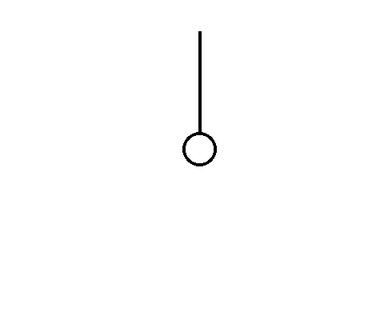
#> input picture recipes/66-technical-schematic-recognition/assets/crop-t03.png, 384 x 320 px; its folder holds only this picture in this run
$ python -i helpers.py   (imports and definitions only)
#> lines starting #> are read from the running program, lines starting #| are printed output that depends on the picture; after the words box and inside, x2 and y2 are one past the last pixel; in counts of white or black regions, pixels touching at a corner belong together
#> further down, picture is the input picture: PIL image 384x320 RGB; min 0, max 255, mean 253.7
"""A bounded diagram legend, request construction and local annotation policy."""

import math
from dataclasses import dataclass
from pathlib import Path
from typing import Any

from PIL import Image, ImageOps

from jev_cookbook import Choice, replay_key
from jev_cookbook.simulation import ActionLog, BudgetExceeded, ReviewQueue
from jev_cookbook.vision import image_asset, image_reference

SYMBOLS = ("resistor", "capacitor", "terminal", "open_switch", "junction", "crossing")
OPTIONS = (*SYMBOLS, "none", "uncertain")
REVIEW = "review"
LEGEND = {
    "resistor": "One complete zigzag body between two collinear leads; no rectangle variant.",
    "capacitor": "Two separate equal straight parallel plates, each with an outward central lead.",
    "terminal": "One hollow circle terminating a single lead; no second contact or blade.",
    "open_switch": "Two hollow contacts with an oblique blade hinged at one, visibly short of the other.",
    "junction": "Two crossing straight wires with a filled circular dot wider than the wires at their intersection.",
    "crossing": "Two straight crossing wires with no dot and no bridge. In THIS legend this means unconnected.",
    "none": "The visible crop is complete and clear, but contains no listed symbol, including blank paper.",
    "uncertain": "A defining part is cut off or obscured, or multiple symbols compete; do not guess the hidden part.",
}


# [27 lines left out: functions build_state, build_questions, not called in this run]


@dataclass(frozen=True)
class Outcome:
    outcome: str
    label: str | None
    reason: str


# [40 lines left out: functions classify, annotate, not called in this run]


class RequestSession:
    """One request per distinct crop/question, with a hard local cap and no automatic retries."""

    # [19 lines left out: functions __init__, decide, not called in this run]


def ink_mask(image: Image.Image) -> frozenset[int]:
    """Tight ink bounds, uniform scaling and padding to a 96 by 96 comparison grid."""
    binary = image.convert("L").point(lambda value: 255 if value < 140 else 0)
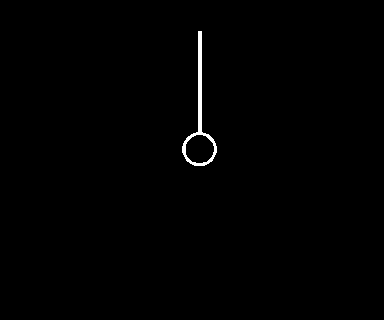
#> binary: PIL image 384x320 L; 0.58% white; 1 white region, box (x1, y1, x2, y2) and area: (182, 31, 217, 166) 711
    bounds = binary.getbbox()
#> bounds = (182, 31, 217, 166)
    if bounds is None:
        return frozenset()
    fitted = ImageOps.contain(binary.crop(bounds), (88, 88), Image.Resampling.BOX)
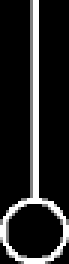
#> fitted: PIL image 23x88 L (shown 3 times larger); min 0, max 255, mean 37.7
    canvas = Image.new("L", (96, 96), 0)
#> canvas: PIL image 96x96 L; every value is 0
    canvas.paste(fitted, ((96 - fitted.width) // 2, (96 - fitted.height) // 2))
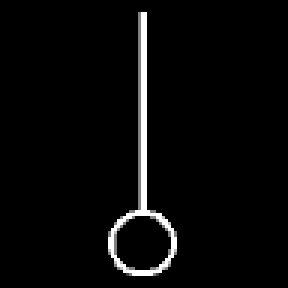
#> canvas: PIL image 96x96 L (shown 3 times larger); min 0, max 255, mean 8.3
#> (the run stopped early here; a loop or call above may not have finished)

$ run again, on recipes/66-technical-schematic-recognition/assets/crop-t08.png
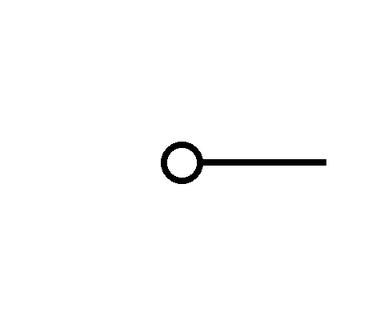
#> input picture recipes/66-technical-schematic-recognition/assets/crop-t08.png, 384 x 320 px
#> picture is the input picture: PIL image 384x320 RGB; min 0, max 255, mean 251.9
#> in ink_mask, `binary = image.convert("L").point(lambda value: 255 if value < 140 els..`:
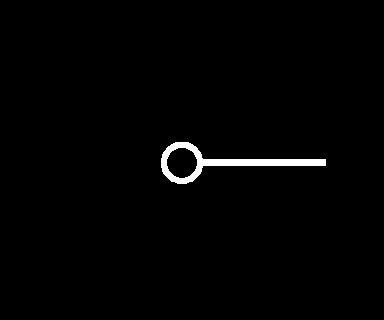
#> binary: PIL image 384x320 L; 1.3% white; 1 white region, box (x1, y1, x2, y2) and area: (161, 142, 326, 184) 1581
#> bounds = (161, 142, 326, 184)
#> in ink_mask, `canvas.paste(fitted, ((96 - fitted.width) // 2, (96 - fitted.height) /..`:
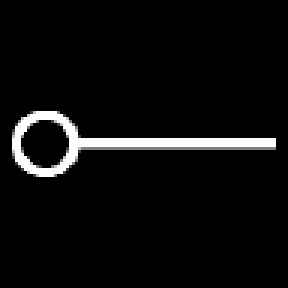
#> canvas: PIL image 96x96 L (shown 3 times larger); min 0, max 255, mean 12

$ run again, on recipes/66-technical-schematic-recognition/assets/crop-t11.png
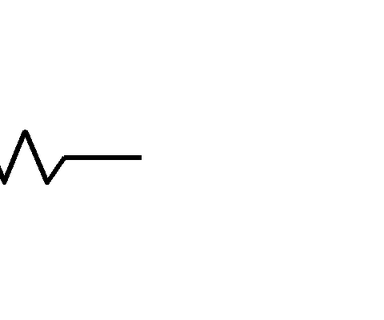
#> input picture recipes/66-technical-schematic-recognition/assets/crop-t11.png, 384 x 320 px
#> picture is the input picture: PIL image 384x320 RGB; min 0, max 255, mean 252.7
#> in ink_mask, `binary = image.convert("L").point(lambda value: 255 if value < 140 els..`:
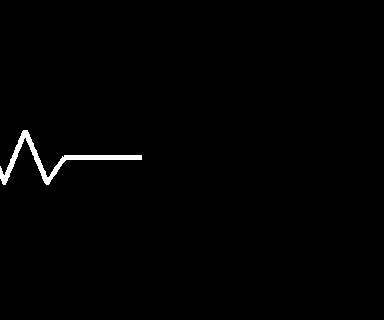
#> binary: PIL image 384x320 L; 0.92% white; 1 white region, box (x1, y1, x2, y2) and area: (0, 130, 142, 185) 1132
#> bounds = (0, 130, 142, 185)
#> in ink_mask, `canvas.paste(fitted, ((96 - fitted.width) // 2, (96 - fitted.height) /..`:
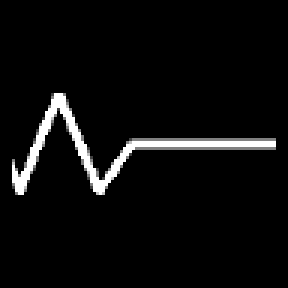
#> canvas: PIL image 96x96 L (shown 3 times larger); min 0, max 255, mean 11.9
